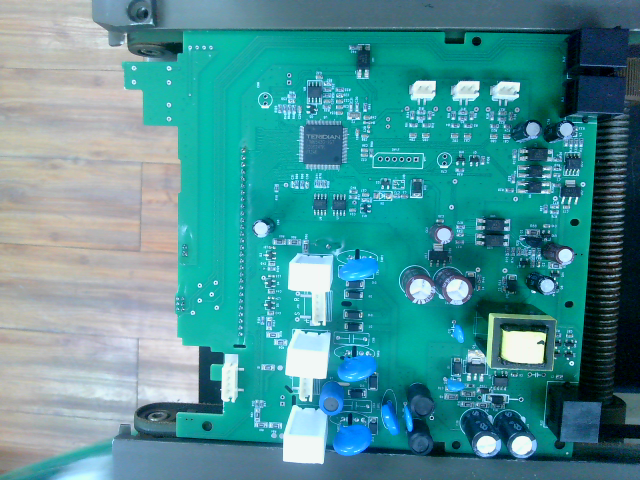
#> input picture resource/back_pcb_unBlocked_1.png, 640 x 480 px
$ python algorithm_test_with_image_main.py
#> lines starting #> are read from the running program, lines starting #| are printed output that depends on the picture
### utils/util_function.py
def crop_image(image, x, y, w, h):
    """
        전체 이미지에서 ROI 영역을 추출하여 reference_image로 저장
    """
    # ROI 영역 추출
    cropped_image = image[y:y+h, x:x+w]

    return cropped_image


# [9 lines left out: function get_center_color, not called in this run]

### manager/target_manager.py
import cv2
import numpy as np
from models.target import InspectionTarget
from config.model_setting import ALGORITHM_PARAMETER
from utils.util_function import crop_image
import json
from utils.json_utils import parse_json_safely

class InspectionTargetListManager:
    """
    검사 대상(InspectionTarget) 객체들을 관리하는 매니저 클래스입니다.
    검사 대상의 생성, 삭제, 수정 및 알고리즘 관리 등을 담당합니다.
    """
    def __init__(self):
        self._target_dict = {}
        self._last_id = 0  # 인스턴스별 ID 관리
        InspectionTarget.set_parameter()

    # [19 lines left out: functions target_list, _print_all_targets, not called in this run]

    def get_next_id(self):
        self._last_id += 1
        return self._last_id

    def add_target(self, name, x, y, w, h, image, algorithms=["template"]):
        """검사 대상 추가"""
        print(f"\n=== ROI 추가: {name} ===")
        print(f"위치: ({x}, {y}), 크기: {w}x{h}")
        print(f"알고리즘: {algorithms}")

        target_id = self.get_next_id()
        valid_algorithms = [alg for alg in algorithms if alg in ALGORITHM_PARAMETER.keys()]

        if image is None:
            print("경고: 이미지가 None입니다")
            return None

        reference_image = crop_image(image, x, y, w, h)
        if reference_image is None:
            print("경고: 참조 이미지 생성 실패")
            return None

        self._target_dict[target_id] = InspectionTarget(
            name, x, y, w, h, reference_image, valid_algorithms
        )

        print(f"ROI 추가 완료 - 총 {len(self._target_dict)}개")
        return target_id

    # [32 lines left out: functions remove_target, update_target, get_target, clear, not called in this run]

    def load_targets(self, target_list):
        """검사 대상 리스트를 로드합니다."""
        self._target_dict = target_list.copy()

    def run_inspection(self, id, target_image):
        """모든 검사 대상에 대해 검사를 실행합니다."""
        try:
            results = []
            target = self._target_dict.get(id)

            if target is None:
                print(f"[오류] ID {id}에 해당하는 검사 대상을 찾을 수 없습니다.")
                return results

            if target_image is None or target_image.size == 0:
                print("[오류] 유효하지 않은 타겟 이미지")
                return results

            # 알고리즘 실행
            target.run_algorithm(target_image)

            # 결과 구조 수정
            results.append({
                'name': target.name,
                'roi_name': target.name,
                'roi_id': id,
                'results': target.algorithm_result
            })

            return results

        except Exception as e:
            print(f"[오류] 검사 실행 중 오류 발생: {str(e)}")
            return []

    # [20 lines left out: functions add_algorithm_to_target, remove_algorithm_from_target, not called in this run]

    def clear_targets(self):
        """모든 타겟 초기화"""
        self.target_list.clear()

    # [49 lines left out: functions clear_and_load_settings, validate_targets, update_algorithm_parameters, not called in this run]


### algorithm_test_with_image_main.py
from manager.target_manager import InspectionTargetListManager
from utils.util_function import crop_image
import cv2

def main():
    image_path1 = "./resource/back_pcb_unBlocked_1.png"
    image_path2 = "./resource/back_pcb_unBlocked_4.png"
    image = cv2.imread(image_path1)
#> image is the input picture: shape (480, 640, 3); mean B, G, R 151, 146.2, 75.1

    inspector = InspectionTargetListManager()
    inspector.add_target("PART1", 486, 310, 72, 67, image, ["sift", "hsv", "orb"])
#> (the call stopped at in add_target, `valid_algorithms = [alg for alg in algorithms if alg in ALGORITHM_PARA..`: config is not available in this run)
    inspector.add_target("PART2", 338, 351, 42, 35, image, ["sift", "hsv"])
#> (the call stopped at in add_target, `valid_algorithms = [alg for alg in algorithms if alg in ALGORITHM_PARA..`: config is not available in this run)
    inspector.add_target("PART3", 338, 249, 44, 39, image, ["sift", "hsv"])
#> (the call stopped at in add_target, `valid_algorithms = [alg for alg in algorithms if alg in ALGORITHM_PARA..`: config is not available in this run)
    inspector.add_target("PART4", 289, 252, 45, 44, image, ["sift", "hsv"])
#> (the call stopped at in add_target, `valid_algorithms = [alg for alg in algorithms if alg in ALGORITHM_PARA..`: config is not available in this run)

    image = cv2.imread(image_path2)
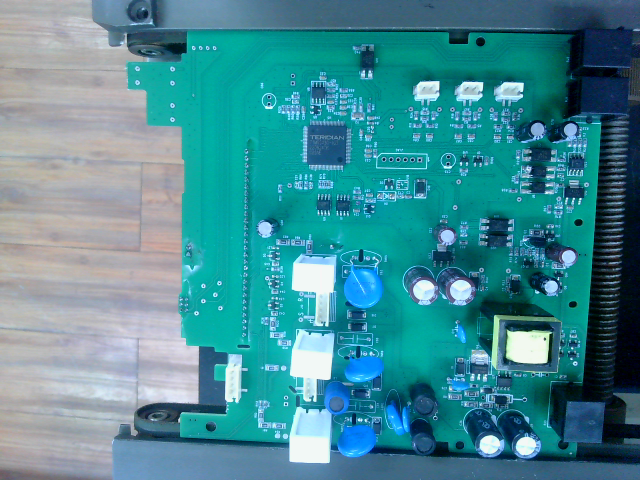
#> input picture resource/back_pcb_unBlocked_4.png, 640 x 480 px
#> image is the input picture: shape (480, 640, 3); mean B, G, R 149.5, 139.5, 70.2

    result = inspector.run_inspection(1, crop_image(image, 486, 310, 72, 67))
#> in crop_image, `cropped_image = image[y:y+h, x:x+w]`:
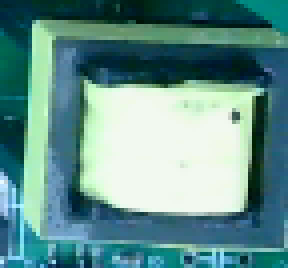
#> cropped_image: shape (67, 72, 3) (shown 4 times larger); mean B, G, R 141, 144.3, 98.6
#> in run_inspection, `results = []`: results = []
#> result = []
    print(result)

main()
